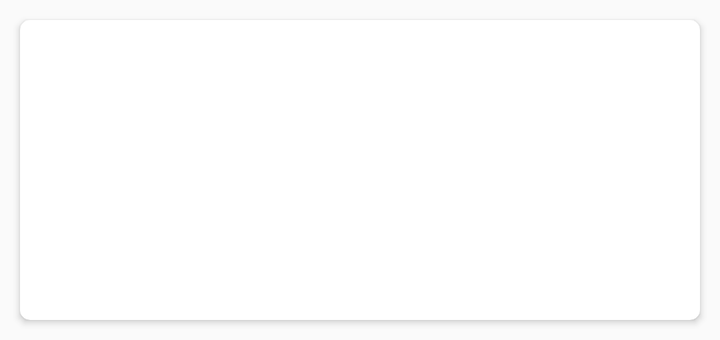
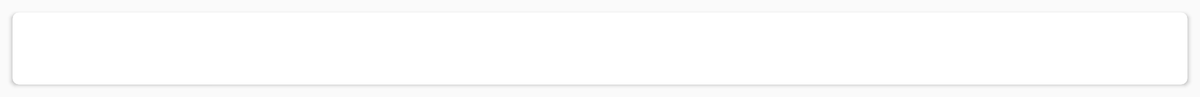

First picture: res/layout/ on a phone held upright. Second picture: the repository's own variant of that layout, on a device whose configuration matches the variant's folder. Source for both follows.
<!-- AndroidManifest.xml: application theme AppTheme -->
<!-- res/layout/launch_item.xml -->
<?xml version="1.0" encoding="utf-8"?>
<layout xmlns:android="http://schemas.android.com/apk/res/android"
    xmlns:card_view="http://schemas.android.com/apk/res-auto">

    <data>
        <import type="com.johnfneto.rocketlaunchfeed.models.LaunchModel" />

        <variable
            name="launch"
            type="com.johnfneto.rocketlaunchfeed.models.LaunchModel" />

        <variable
            name="ofInterest"
            type="Boolean" />
    </data>

    <androidx.cardview.widget.CardView
        android:layout_width="match_parent"
        android:layout_height="wrap_content"
        android:layout_gravity="center"
        android:layout_margin="@dimen/card_layout_margin"
        android:elevation="@dimen/card_elevation"
        card_view:cardCornerRadius="@dimen/card_radius">

        <RelativeLayout
            android:id="@+id/relative_layout"
            android:background="@{ofInterest ? @color/highlightColor : @color/white}"
            android:layout_width="match_parent"
            android:layout_height="wrap_content">

            <ImageView
                android:id="@+id/ivLaunch"
                android:layout_width="@dimen/image_size"
                android:layout_height="@dimen/image_size"
                android:layout_alignParentStart="true"
                android:adjustViewBounds="true"
                android:scaleType="fitXY" />

            <TextView
                android:id="@+id/tvName"
                android:layout_width="match_parent"
                android:layout_height="wrap_content"
                android:layout_margin="@dimen/text_layout_margin"
                android:layout_toEndOf="@id/ivLaunch"
                android:gravity="center|start"
                android:text="@{launch.name}"
                android:textColor="@android:color/black"
                android:textSize="@dimen/text_size"
                android:textStyle="bold" />

            <TextView
                android:id="@+id/tvLocation"
                android:layout_width="wrap_content"
                android:layout_height="wrap_content"
                android:layout_margin="@dimen/text_layout_margin"
                android:layout_below="@id/tvName"
                android:layout_toEndOf="@id/ivLaunch"
                android:gravity="start"
                android:text="@{launch.pad.location.name}"
                android:textSize="@dimen/text_size"/>

        </RelativeLayout>

    </androidx.cardview.widget.CardView>

</layout>
<!-- resources referenced by this layout -->
<resources>
  <color name="highlightColor">#BBDEFB</color>
  <color name="white">#fff</color>
  <dimen name="card_elevation">5dp</dimen>
  <dimen name="card_layout_margin">10dp</dimen>
  <dimen name="card_radius">5dp</dimen>
  <dimen name="image_size">150dp</dimen>
  <dimen name="text_layout_margin">5dp</dimen>
  <dimen name="text_size">14sp</dimen>
  <style name="AppTheme" parent="Theme.AppCompat.Light.DarkActionBar">
          <item name="colorPrimary">@color/colorPrimary</item>
          <item name="colorPrimaryDark">@color/colorPrimaryDark</item>
          <item name="colorAccent">@color/colorAccent</item>
      </style>
  <color name="colorPrimary">#0D47A1</color>
  <color name="colorPrimaryDark">#002171</color>
  <color name="colorAccent">#BF360C</color>
</resources>
<!-- res/layout-w900dp/launch_item.xml (the repository's variant of the layout above) -->
<!-- drawn on a 7-inch tablet turned sideways -->
<?xml version="1.0" encoding="utf-8"?>
<layout xmlns:android="http://schemas.android.com/apk/res/android"
    xmlns:card_view="http://schemas.android.com/apk/res-auto">

    <data>
        <import type="com.johnfneto.rocketlaunchfeed.models.LaunchModel" />

        <variable
            name="launch"
            type="com.johnfneto.rocketlaunchfeed.models.LaunchModel" />

        <variable
            name="ofInterest"
            type="Boolean" />
    </data>

    <androidx.cardview.widget.CardView
        android:layout_width="match_parent"
        android:layout_height="wrap_content"
        android:layout_gravity="center"
        android:layout_margin="@dimen/card_layout_margin"
        android:elevation="@dimen/card_elevation"
        card_view:cardCornerRadius="@dimen/card_radius">

        <RelativeLayout
            android:id="@+id/relative_layout"
            android:background="@{ofInterest ? @color/highlightColor : @color/white}"
            android:layout_width="match_parent"
            android:layout_height="wrap_content">

            <TextView
                android:id="@+id/tvName"
                android:layout_width="match_parent"
                android:layout_height="wrap_content"
                android:layout_margin="@dimen/text_layout_margin"
                android:gravity="center|start"
                android:text="@{launch.name}"
                android:textColor="@android:color/black"
                android:textSize="@dimen/text_size"
                android:textStyle="bold" />

            <TextView
                android:id="@+id/tvLocation"
                android:layout_width="wrap_content"
                android:layout_height="wrap_content"
                android:layout_margin="@dimen/text_layout_margin"
                android:layout_below="@id/tvName"
                android:gravity="start"
                android:text="@{launch.pad.location.name}"
                android:textSize="@dimen/text_size"/>

        </RelativeLayout>

    </androidx.cardview.widget.CardView>
</layout>
<!-- resources referenced by the variant -->
<!-- as a 7-inch tablet turned sideways resolves them -->
<resources>
  <color name="highlightColor">#BBDEFB</color>
  <color name="white">#fff</color>
  <dimen name="card_elevation">5dp</dimen>
  <dimen name="card_layout_margin">10dp</dimen>
  <dimen name="card_radius">5dp</dimen>
  <dimen name="text_layout_margin">5dp</dimen>
  <dimen name="text_size">14sp</dimen>
  <style name="AppTheme" parent="Theme.AppCompat.Light.DarkActionBar">
          <item name="colorPrimary">@color/colorPrimary</item>
          <item name="colorPrimaryDark">@color/colorPrimaryDark</item>
          <item name="colorAccent">@color/colorAccent</item>
      </style>
  <color name="colorPrimary">#0D47A1</color>
  <color name="colorPrimaryDark">#002171</color>
  <color name="colorAccent">#BF360C</color>
</resources>
